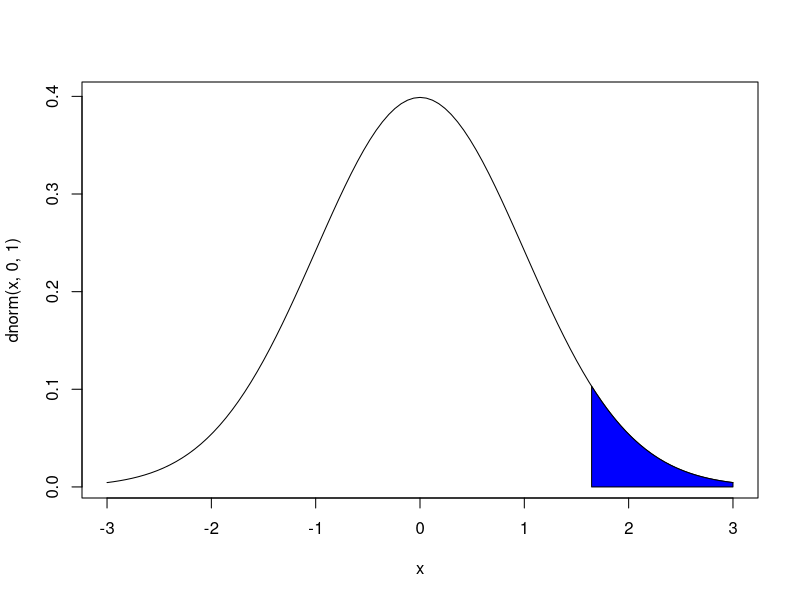
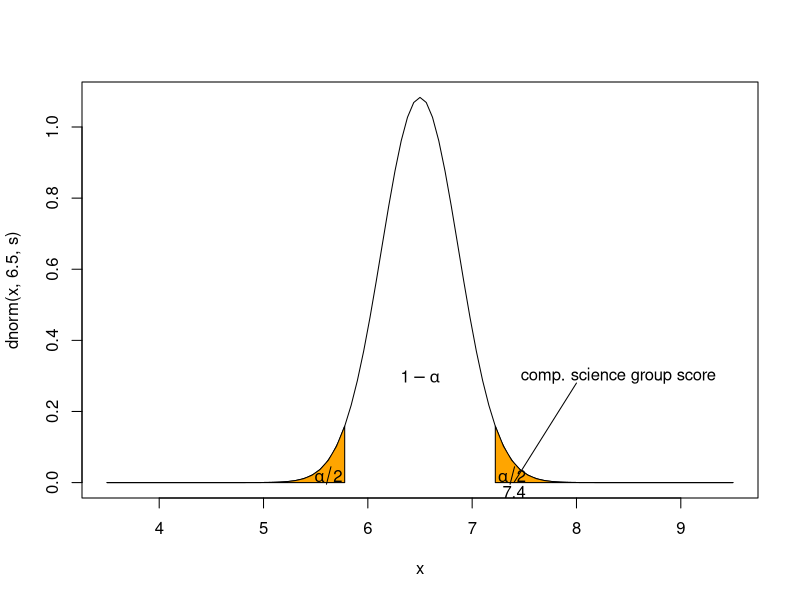

These charts were generated, in order, by the following R code:
## ---- chunk 1
knitr::opts_chunk$set(fig.width=6, fig.height=6)
## ---- chunk 2
dbinom(x=0, size=1, prob=0.7)
dbinom(x=1, size=1, prob=0.7)
## ---- chunk 3
pbinom(q=0, size=1, prob=0.7)
pbinom(q=1, size=1, prob=0.7)
## ---- chunk 4
qbinom(p=0.3, size=1, prob=0.7)
qbinom(p=1, size=1, prob=0.7)
## ---- chunk 5
rbinom(n=10, size=1, prob=0.7)
## ---- chunk 6
pnorm(1.96)
## ---- chunk 7
qnorm(0.975)
## ---- chunk 8
curve(dnorm(x,0,1), from=-3, to=3)
coord <- seq(from=0+qnorm(.95)*1, to=3, length=30)
dcoord <- dnorm(coord, 0, 1)
polygon(x=c(0+qnorm(.95)*1, coord, 3),
        y=c(0, dcoord, 0), col = "blue")
## ---- chunk 9
z <- (7.4-6.5)/(2.3/sqrt(40-1))
z
pnorm(z)
1-pnorm(z) #this would do for a one tailed test
(1-pnorm(z))*2
## ---- chunk 10
alpha <- 0.05
s <- (2.3/sqrt(40-1))
zp <- (1-alpha/2)
ciup <- 7.4+zp*s
cilow <- 7.4-zp*s
cat("The 95% CI is: \n",cilow,"<","mu","<",ciup,"\n")
## ---- chunk 11
s <- (2.3/sqrt(40-1))
up <- seq(from = 6.5+qnorm(.975)*s, to = 9.5, length = 30)
low <- seq(from =3.5 , to =6.5-qnorm(.975)*s , length = 30)
dup <- dnorm(up,6.5,s)
dlow <-dnorm(low,6.5,s)
curve(dnorm(x,6.5,s), from= 3.5, to= 9.5)
polygon(x = c( 6.5+qnorm(.975)*s, up, 9.5),
        y = c(0, dup, 0), col = "orange")
polygon(x = c(3.5,low, 6.5-qnorm(.975)*s),
        y = c(0, dlow, 0), col = "orange")
text(x=c(7.38,5.62),y=c(0.02,0.02),expression(alpha/2))
text(x=c(6.5),y=c(0.3),expression(1-alpha))
lines(x=c(8,7.4),y=c(0.28,0))
text(x=c(7.4),y=c(-0.025),expression(7.4))
text(x=c(8.4),y=c(0.3),"comp. science group score")
